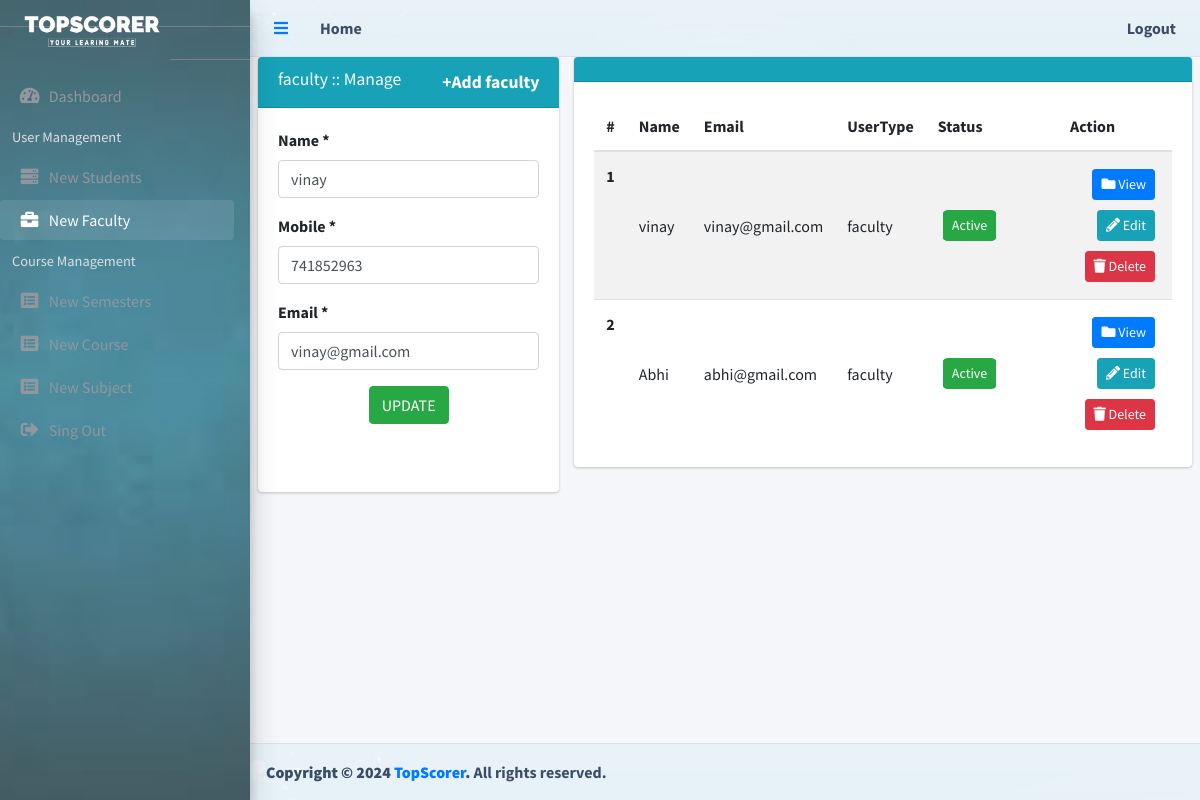
The app's page /admin/faculty.php?editId=40 (signed in) with its own data.
### tables this page shows
CREATE TABLE `users` (
  `id` int(11) NOT NULL,
  `name` varchar(255) NOT NULL,
  `mobile` varchar(15) NOT NULL,
  `email` varchar(300) NOT NULL,
  `password` varchar(500) NOT NULL,
  `user_type` enum('admin','faculty','student') NOT NULL,
  `status` enum('0','1') NOT NULL,
  `createdate` date NOT NULL,
  `updatedate` date NOT NULL
);

### admin/faculty.php (the view, shortened to what this page needs)
<?php
    require_once "admin_session.php";
?>
<!DOCTYPE html>
<html lang="en">
  <head>
    <?php include('theme/header_css.php'); ?>
  <head>
  <body class="hold-transition sidebar-mini layout-fixed">
    <div id="wrapper">
      <?php include('theme/header.php');?>
      <?php include('theme/sidebar.php');?>
        <div class="content-wrapper">
          <section class="content" >
            <div class="row" >
              <div class="col-md-4" >
                <div class="card card-info" >
                  <div class="card-header">
                    <h3 class="card-title">faculty :: Manage</h3>
                    <a href="faculty.php" class="card-title" style="float: right;font-weight: bold;"><span>+</span>Add faculty </a>
                  </div>
                  <div class="card-body">
                    <form id="userRegForm" name="userRegForm" method="post">
                      <?php
                        if($conn) {
                          if(isset($_REQUEST['editId'])){
                            $updateId=$_REQUEST['editId'];
                            $sql1 = "SELECT * FROM users WHERE id='".$updateId."'";
                            $result1 = mysqli_query($conn, $sql1);
                            if (mysqli_num_rows($result1)>0){
                                while($row = mysqli_fetch_assoc($result1)) {
                      ?>
                      <div class="form-group">
                        <label for="inputName">Name <span class="warning">*</span></label>
                        <input type="text" id="inputName" name="inputName" class="form-control" value="<?php echo $row['name'];?>">
                      </div>
                      <div class="form-group">
                        <label for="inputMobile">Mobile <span class="warning">*</span></label>
                        <input type="text" id="inputMobile" name="inputMobile" class="form-control"value="<?php echo $row['mobile'];?>">
                      </div>
                      <div class="form-group">
                        <label for="inputEmail">Email <span class="warning">*</span></label>
                        <input type="email" id="inputEmail" name="inputEmail" class="form-control" value="<?php echo $row['email'];?>">
                      </div>
                      <div style="display: flex;justify-content: center;align-items: center;">
                        <input type="submit" name="submit" class="btn btn-success submitBtn " value="UPDATE"/>
                      </div>
                      <br>
                      <br>
                      <?php
                        }}}}
                      ?>
                    </form>
                  </div>
                </div>
              </div>
              <div class="col-md-8" >
                <?php
                  if($conn) {
                    $userType="admin";
                    $userType1="student";
                    $sql1 = "SELECT * FROM users WHERE NOT user_type='".$userType."' and NOT user_type='".$userType1."'";
                    $result1 = mysqli_query($conn, $sql1);
                    $inumber=0;
                    if (mysqli_num_rows($result1)>0){
                ?>
                <div class="card card-info" >
                  <div class="card-header">
                  </div>
                  <div class="card-body">
                    <table class="table table-striped projects">
                      <thead>
                        <tr>
                          <th scope="col">#</th>
                          <th scope="col">Name</th>
                          <th scope="col">Email</th>
                          <th scope="col">UserType</th>
                          <th scope="col">Status</th>
                          <th scope="col" class="text-center">Action</th>
                        </tr>
                      </thead>
                      <tbody>
                        <?php
                          while($row = mysqli_fetch_assoc($result1)) {
                          $inumber++;
                        ?>
                        <tr>
                          <th scope="row"><?php echo $inumber;?></th>
                          <td><?php echo $row['name'];?></td>
                          <td><?php echo $row['email'];?></td>
                          <td><?php echo $row['user_type'];?></td>
                          <td>
                            <?php if($row['status']==1){?>
                              <a class="btn btn-success btn-sm active_deactive" data-id="<?php echo $row['id'];?>" data-status="<?php echo $row['status'];?>" style="margin:5px;border-radius:10%" >
                                Active
                              </a>
                            <?php }else if($row['status']==0){?>
                              <a class="btn btn-danger btn-sm active_deactive" data-id="<?php echo $row['id'];?>" data-status="<?php echo $row['status'];?>" style="margin:5px;border-radius:10%" >
                                Deactive
                              </a>
                            <?php }?>
                          </td>
                          <td class="project-actions text-right" >
                            <a class="btn btn-primary btn-sm modalLink" href="#myModal" style="margin:5px;" data-toggle="modal" data-target="#myModal"
                            data-id="<?php echo $row['id']; ?>" data-name="<?php echo $row['name']; ?>" data-mobile="<?php echo $row['mobile']; ?>" data-email="<?php echo $row['email']; ?>"   data-password="<?php echo $row['password']; ?>" data-usertype="<?php echo $row['user_type']; ?>"  data-status="<?php echo $row['status']; ?>" data-createdate="<?php echo $row['createdate']; ?>" data-updatedate="<?php echo $row['updatedate']; ?>">
                                <i class="fas fa-folder">
                                </i>
                                View
                            </a>
                            <a class="btn btn-info btn-sm" href="faculty.php?editId=<?php echo $row['id'];?>" style="margin:5px;">
                              <i class="fas fa-pencil-alt">
                              </i>
                               Edit
                           </a>
                            <a class="btn btn-danger btn-sm itemDelete" href="#" data-id="<?php echo $row['id'];?> " style="margin:5px;">
                              <i class="fas fa-trash">
                              </i>
                              Delete
                            </a>
                          </td>
                        </tr>
                        <?php }?>
                      </tbody>
                    </table>
                  </div>
                </div>
                 <?php } }?>
              </div>
            </div>
          </section>
        </div>
      <?php include('theme/footer.php');?>
    </div>
  </body>
</html>

### records on screen
users: inputName "vinay", inputEmail "vinay@gmail.com", name "vinay", email "vinay@gmail.com", user_type "faculty"
users: name "Abhi", email "abhi@gmail.com", user_type "faculty"
